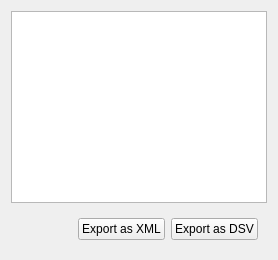
      <widget class="QWidget" name="tab_meteor">
       <attribute name="title">
        <string>[&amp;9] Meteor table</string>
       </attribute>
       <layout class="QGridLayout" name="gridLayout_11">
        <item row="0" column="0">
         <widget class="QTableView" name="tv_meteor">
          <property name="font">
           <font>
            <family>Noto Mono</family>
            <pointsize>10</pointsize>
           </font>
          </property>
         </widget>
        </item>
        <item row="1" column="0">
         <widget class="QWidget" name="widget" native="true">
          <layout class="QHBoxLayout" name="horizontalLayout_13">
           <item>
            <spacer name="horizontalSpacer">
             <property name="orientation">
              <enum>Qt::Orientation::Horizontal</enum>
             </property>
             <property name="sizeHint" stdset="0">
              <size>
               <width>40</width>
               <height>20</height>
              </size>
             </property>
            </spacer>
           </item>
           <item>
            <widget class="QPushButton" name="pb_export_xml">
             <property name="sizePolicy">
              <sizepolicy hsizetype="Preferred" vsizetype="Minimum">
               <horstretch>0</horstretch>
               <verstretch>0</verstretch>
              </sizepolicy>
             </property>
             <property name="toolTip">
              <string>Ctrl+E</string>
             </property>
             <property name="text">
              <string>Export as XML</string>
             </property>
             <property name="icon">
              <iconset theme="QIcon::ThemeIcon::DocumentSave"/>
             </property>
            </widget>
           </item>
           <item>
            <widget class="QPushButton" name="pb_export_dsv">
             <property name="sizePolicy">
              <sizepolicy hsizetype="Preferred" vsizetype="Minimum">
               <horstretch>0</horstretch>
               <verstretch>0</verstretch>
              </sizepolicy>
             </property>
             <property name="text">
              <string>Export as DSV</string>
             </property>
             <property name="icon">
              <iconset theme="QIcon::ThemeIcon::DocumentSave"/>
             </property>
            </widget>
           </item>
          </layout>
         </widget>
        </item>
       </layout>
      </widget>
